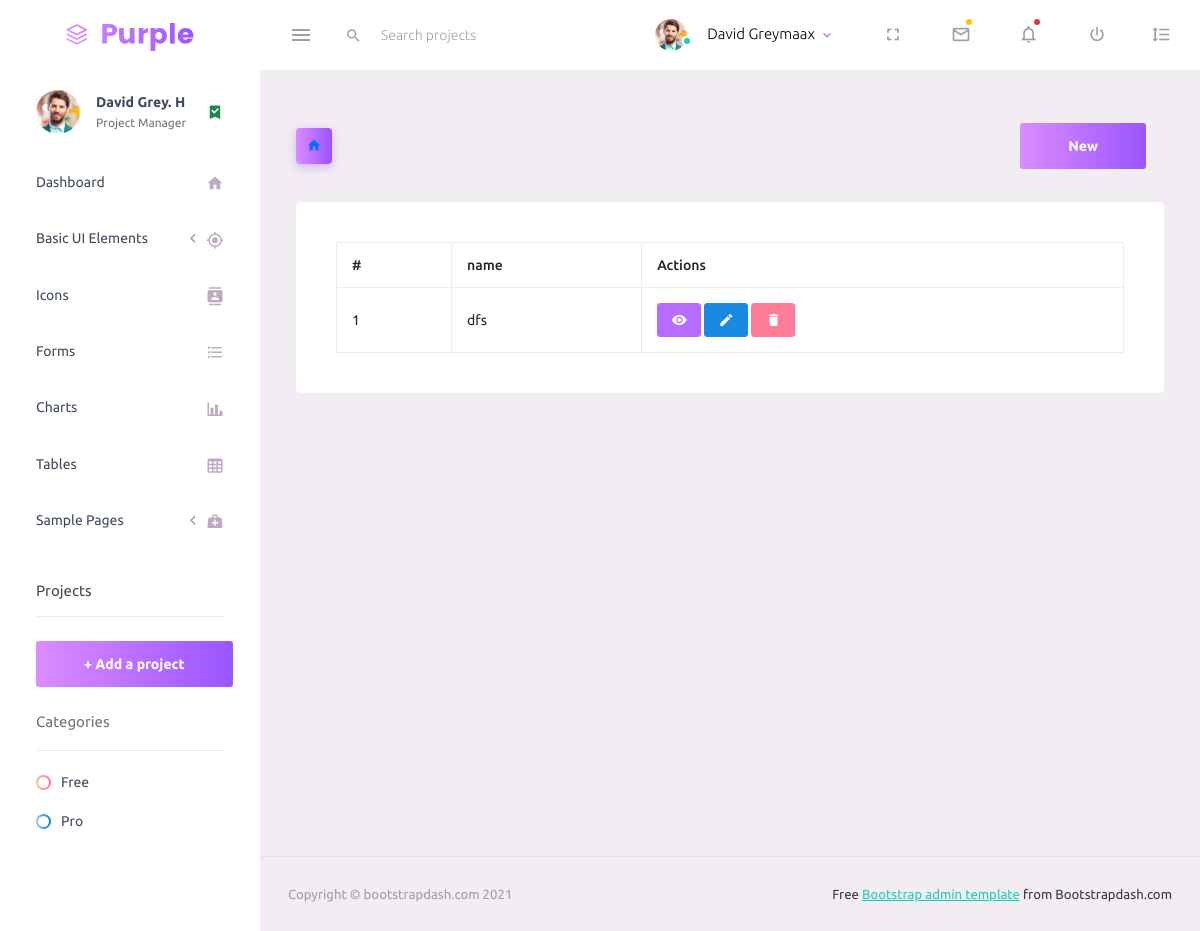
The app's page /author-list/ (signed in), older data.
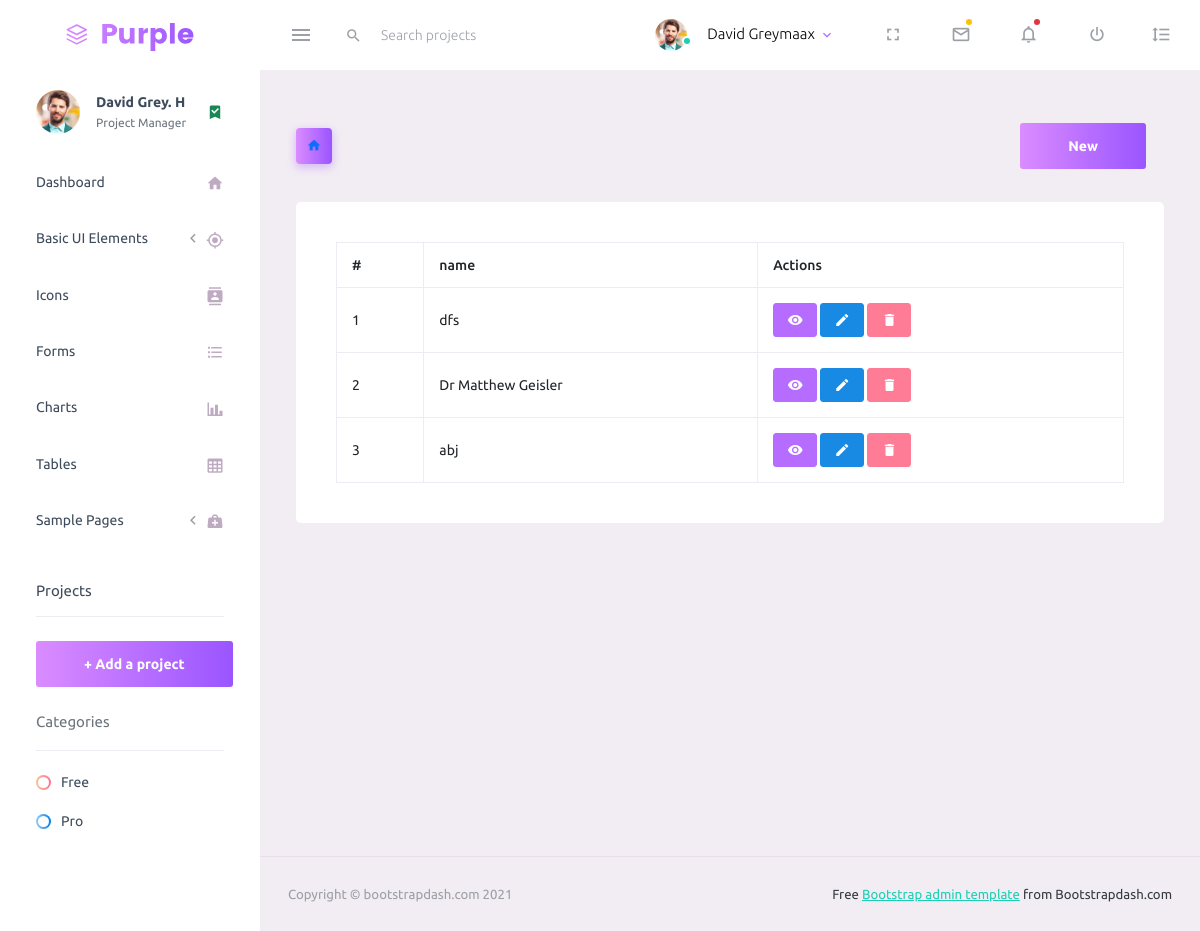
The same page, newer data.
### app/models.py (models this page shows, shortened)
class BookAuthor(models.Model):
    name = models.CharField(max_length=100)
    bio = models.TextField()
    def get_absolute_url(self):
        return reverse_lazy('app:authordetail', kwargs={'pk': self.pk})
    def get_update_url(self):
        return reverse_lazy('app:authorupdate', kwargs={'pk': self.pk})
    def get_delete_url(self):
        return reverse_lazy('app:authordelete', kwargs={'pk': self.pk})

### app/views.py (the view, shortened to what this page needs)
# urls.py: path("author-list/", views.authorList.as_view(), name="authorlist"),
class authorList(LoginRequiredMixin, ListView):
    model=BookAuthor
    fields="__all__"
    template_name = "web/author_list.html"
    def get_context_data(self, **kwargs):
        context = super().get_context_data(**kwargs)
        context["title"] = 'author'
        return context

### templates/web/author_list.html
{% extends 'web/base.html' %}
{% load static %}
{% block content %}
<div class="page-header">
    <h3 class="page-title">
        <span class="page-title-icon bg-gradient-primary text-white mr-2">
           <a href="{% url 'web:purple' %}"><i class="mdi mdi-home"></i></a>
        </span>
    </h3>
    {% if request.user.is_superuser %}
    <nav aria-label="breadcrumb">
        <ul class="breadcrumb">
            <li class="breadcrumb-item active" aria-current="page">
                <a href="{% url 'web:authorcreate' %}" class="btn btn-lg btn-gradient-primary">New </a>
            </li>
        </ul>
    </nav>
    {% endif %}
</div>
<div class="row">
    <div class="col-lg-12 grid-margin stretch-card">
        <div class="card">
            <div class="card-body">
                {% if object_list %}
                <div class="table-responsive">
                    <table class="table table-bordered table-hover border" style="width:100%;">
                        <thead>
                            <tr>
                                <th> # </th>
                                <th> name </th>
                                {% if request.user.is_superuser %}<th> Actions </th>{% endif %}
                            </tr>
                        </thead>
                        <tbody>
                            {% for object in object_list %}
                            <tr>
                                <td>{{forloop.counter}}</td>
                                <td> {{object.name}} </td>
                                {% if request.user.is_superuser %}
                                <td>
                                  <a href="{{object.get_absolute_url}}" class="btn btn-sm btn-circle btn-primary"><i class="mdi mdi-eye"></i></a>
                                    <a href="{{object.get_update_url}}" class="btn btn-sm btn-circle btn-info"><i class="mdi mdi-pencil"></i></a>
                                    <a href="{{object.get_delete_url}}" class="btn btn-sm btn-circle btn-danger"><i class="mdi mdi-delete"></i></a>
                                </td>
                                {% endif %}
                            </tr>
                            {% endfor %}
                        </tbody>
                    </table>
                </div>
                {% else %}
                <small class="mb-0">No  exists.</small>
                {% endif %}
            </div>
        </div>
    </div>
</div>
{% endblock content %}

Row changes from the older to the newer data that the page shows:
added BookAuthor: name "Dr Matthew Geisler"
added BookAuthor: name "abj"
